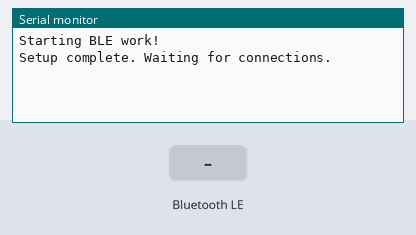
A sketch run on a simulated ESP32. Shown: the last lines printed to the serial monitor. The test bench sets the inputs (shaded band). Nothing arrives over Bluetooth unless stated; a phone connects over Bluetooth LE 3 s after start.

Above: at 1.2 s.
1.3 s: Bluetooth LE write "1" received
At 2.3 s:
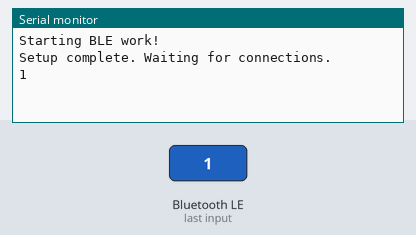
4.3 s: Bluetooth LE write "0" received
At 5.5 s:
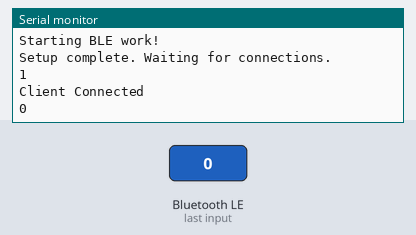
5.8 s: Bluetooth LE write "2" received
At 6.9 s:
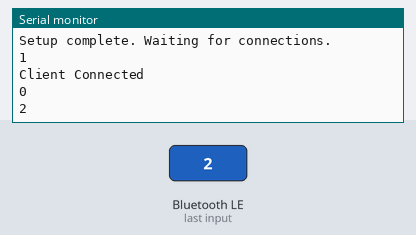

The sketch:

facilitator.ino
```cpp
/*
    Based on Neil Kolban example for IDF: https://github.com/nkolban/esp32-snippets/blob/master/cpp_utils/tests/BLE%20Tests/SampleServer.cpp
    Ported to Arduino ESP32 by Evandro Copercini
    updates by chegewara
*/

#include <BLEDevice.h>
#include <BLEUtils.h>
#include <BLEServer.h>

// See the following for generating UUIDs:
// https://www.uuidgenerator.net/

#define SERVICE_UUID "4fafc201-1fb5-459e-8fcc-c5c9c331914b"
#define CHARACTERISTIC_UUID "beb5483e-36e1-4688-b7f5-ea07361b26a8"

class MyCallbacks : public BLECharacteristicCallbacks {
  void onWrite(BLECharacteristic *pCharacteristic) {
    // This will be triggered every time a client writes a new value to the characteristic
    std::string newValue = pCharacteristic->getValue();

    // For example, we can print the new value to the Serial
    //Serial.print("New characteristic value: ");
    Serial.println(newValue.c_str());  //print updated value
  }
};

class MyServerCallbacks : public BLEServerCallbacks {
  void onConnect(BLEServer *pServer) {
    Serial.println("Client Connected");
  }

  void onDisconnect(BLEServer *pServer) {
    Serial.println("Client Disconnected");
    // Restart advertising immediately after a disconnect
    BLEDevice::startAdvertising();
    Serial.println("Start advertising again");
  }
};

void setup() {
  Serial.begin(115200);
  Serial.println("Starting BLE work!");

  BLEDevice::init("Long name works now");
  BLEServer *pServer = BLEDevice::createServer();
  BLEService *pService = pServer->createService(SERVICE_UUID);
  BLECharacteristic *pCharacteristic = pService->createCharacteristic(
    CHARACTERISTIC_UUID,
    BLECharacteristic::PROPERTY_READ | BLECharacteristic::PROPERTY_WRITE);

  pCharacteristic->setValue("Hello World says Neil"); // Thanks for the example code, Neil
  pService->start();
  // BLEAdvertising *pAdvertising = pServer->getAdvertising();  // this still is working for backward compatibility
  BLEAdvertising *pAdvertising = BLEDevice::getAdvertising();
  pAdvertising->addServiceUUID(SERVICE_UUID);
  pAdvertising->setScanResponse(true);
  pAdvertising->setMinPreferred(0x06);  // functions that help with iPhone connections issue
  pAdvertising->setMinPreferred(0x12);
  BLEDevice::startAdvertising();

  pCharacteristic->setCallbacks(new MyCallbacks());
  pServer->setCallbacks(new MyServerCallbacks());
  Serial.println("Setup complete. Waiting for connections.");
}

void loop() {
}
```

Measured:
- after the input at 1.3 s, the serial monitor: prints a new line at once (image 1)
- after the input at 4.3 s, the serial monitor: prints a new line at once (image 2)
- after the input at 5.8 s, the serial monitor: prints a new line at once (image 3)
